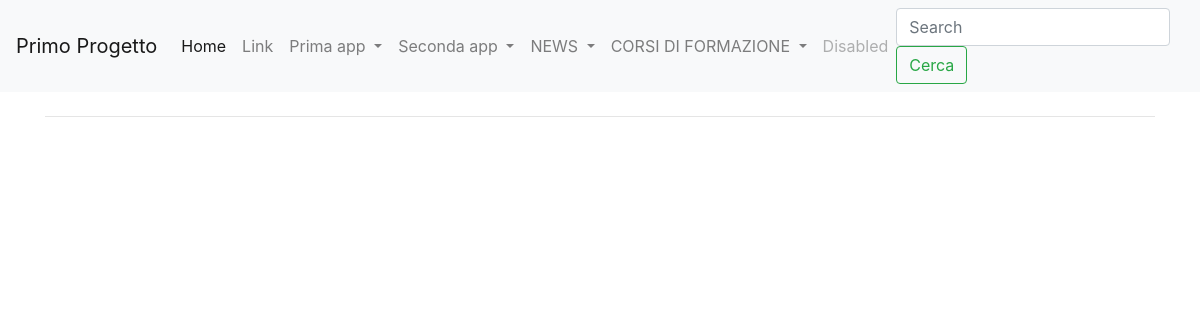
/query_c, run on an earlier commit of the app's database.
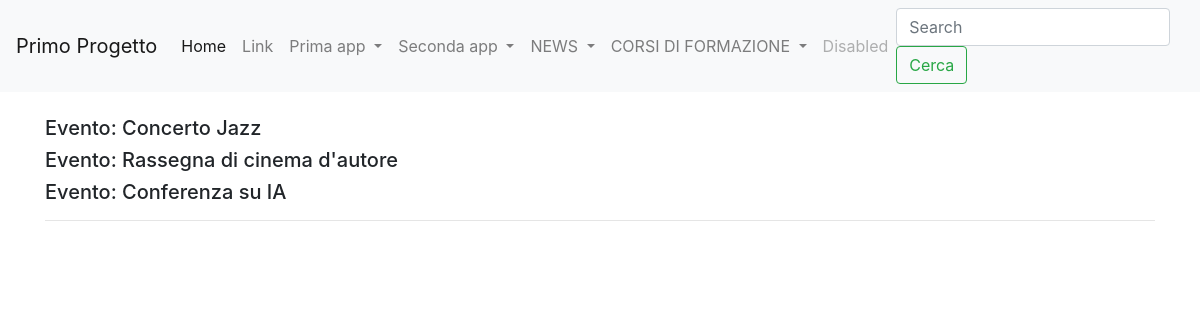
And on a later commit of the database.
### eventi/models.py (models this page shows)
class Evento(models.Model):
    titolo = models.CharField(max_length=100)
    descrizione = models.TextField
    data_inizio = models.DateField(default=datetime.now(), blank=True)
    data_fine = models.DateField(default=datetime.now(), blank=True)
    posti_disponibili = models.IntegerField(blank=True, default=0)
    def __str__(self):
        return self.titolo
    class Meta:
        verbose_name = "Evento"
        verbose_name_plural = "Eventi"

### eventi/views.py (the view)
# urls.py: path('query_c', query_c, name = "query_c"),
def query_c(request):
    query_c = Evento.objects.filter(data_inizio__gt=datetime.date(2025,6,1))
    context = {
        'query_c': query_c,
    }
    return render(request,'view_c.html',context)

### eventi/templates/view_c.html (shortened to what this page needs)
{%extends 'base.html'%}
{% block content %}
{% for evento in query_c %}
<h5>Evento: {{evento}}</h5>
{% endfor %}
<hr>
{% endblock content %}

What changed in the data, as far as the page shows it:
added Evento: titolo "Concerto Jazz"
added Evento: titolo "Rassegna di cinema d'autore"
added Evento: titolo "Conferenza su IA"
